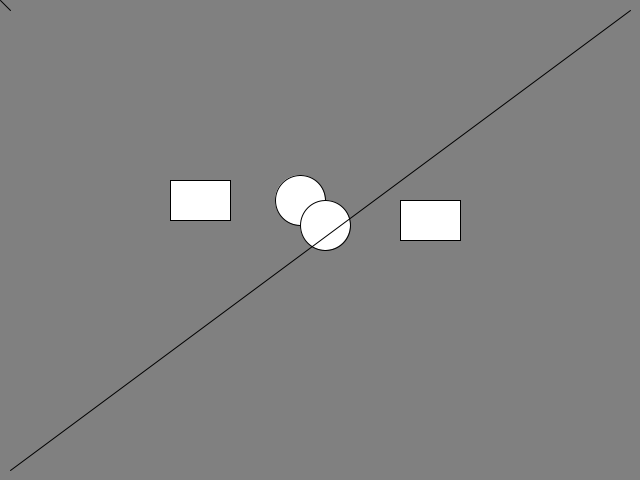
Frame 1 (no input)
Frame 60 (the mouse pressed at the canvas centre just before this capture): identical to frame 1, image omitted
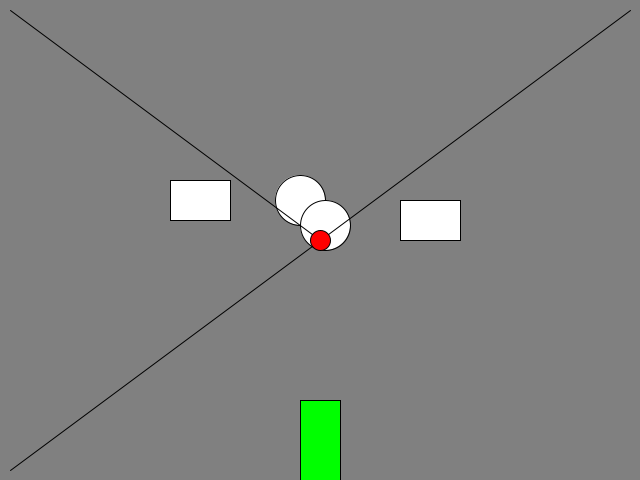
Frame 120 (the mouse held since frame 60 and released just before this capture)

The Processing sketch that drew these frames (run headless with seeded random() and noise(); from frame 60 on, the mouse is pressed at the canvas centre):

// Processing sketch: CircleIntersection
// ── CircleIntersection.pde
private float _dt, _lt;
public ArrayList<Shape> shapes;

public Circle circ1, circ2;
public Box box1, box2;
public Line line1, line2;
public MultiBox player;

public PVector lineIntersectPoint;

public void setup(){
  size(640, 480);

  shapes = new ArrayList<Shape>();

  circ1 = new Circle(300, 200, 50);
  circ2 = new Circle(325, 225, 50);

  box1 = new Box(200, 200, 60, 40);
  box2 = new Box(430, 220, 60, 40);

  line1 = new Line(10, 10, width - 10, height - 10);
  line2 = new Line(width - 10, 10, 10, height - 10);

  player = new MultiBox(-400, -400, 40, 80);

  lineIntersectPoint = new PVector(0, 0);

  shapes.add(circ1);
  shapes.add(circ2);

  shapes.add(box1);
  shapes.add(box2);

  shapes.add(line1);
  shapes.add(line2);

  shapes.add(player);
}

public void draw(){
  fill(255, 255, 255);

  tickDeltaTime();
  background(128);

  line1.dest.x = mouseX;
  line1.dest.y = mouseY;

  for(int i = 0; i < shapes.size(); i++){
    if(shapes.get(i) instanceof MultiBox){
      fill(0, 255, 0);
    }
    else{
      fill(255, 255, 255);
    }
    shapes.get(i).update(_dt);
  }

  for(int i = 0; i < shapes.size(); i++){
    if(shapes.get(i) instanceof MultiBox){
      for(int j = 0; j < shapes.size(); j++){
        if(shapes.get(j) instanceof Box){
          if(((Box)shapes.get(j)).intersectsMultiBox(((MultiBox)shapes.get(i)))){
            //shapes.get(i).pos.x = shapes.get(j).pos.x;
            shapes.get(i).pos.y = shapes.get(j).pos.y - ((MultiBox)shapes.get(i)).center.size.y/2 - ((Box)shapes.get(j)).size.y/2;
            ((MultiBox)shapes.get(i)).v.y = 0;
          }
        }
      }
    }
  }

  //println(circ1.intersectsCircle(circ2));
  //println(box1.intersectsBox(box2));
  //println(line1.intersectsLine(line2));
  //println("onGround: " + player.onGround(box1));
  //println("inGround: " + player.inGround(box1));

  Intersection intersection = line1.intersectsLine(line2);
  if(intersection.intersected){

    //print("Intersected at ["+intersection.pos.x+","+intersection.pos.y+"]\n");

    lineIntersectPoint.x = intersection.pos.x;
    lineIntersectPoint.y = intersection.pos.y;

    fill(255, 0, 0);
    ellipse(lineIntersectPoint.x, lineIntersectPoint.y, 20, 20);
  }
  else{
    //print("No intersection!\n");
  }
}

public void tickDeltaTime(){
  _dt = (millis() - _lt) * 0.001;
  _lt = millis();
}

public void mousePressed(){
  player.pos.x = mouseX;
  player.pos.y = mouseY;
}

// ── Box.pde
public class Box extends Shape{
  public PVector size;

  public Box(float x, float y, float w, float h){
    super(x, y);

    size = new PVector(w, h);
  }

  public void update(float dt){
    super.update(dt);
    rectMode(CENTER);
    rect(pos.x, pos.y, size.x, size.y);
  }

  public boolean intersectsBox(Box other){
    return !(
      other.minX() > maxX() ||
      other.maxX() < minX() ||
      other.maxY() < minY() ||
      other.minY() > maxY()
    );
  }

  public boolean intersectsMultiBox(MultiBox other){
    return !(
      other.minX() > maxX() ||
      other.maxX() < minX() ||
      other.maxY() < minY() ||
      other.minY() > maxY()
    );
  }

  public float maxX(){
    return pos.x + size.x * 0.5;
  }

  public float maxY(){
    return pos.y + size.y * 0.5;
  }

  public float minX(){
    return pos.x - size.x * 0.5;
  }

  public float minY(){
    return pos.y - size.y * 0.5;
  }
}

// ── Circle.pde
public class Circle extends Shape{
  public float r;

  public Circle(float x, float y, float d){
    super(x, y);

    this.r = d * 0.5;
  }

  public void update(float dt){
    super.update(dt);
    ellipse(pos.x, pos.y, r * 2, r * 2);
  }

  public boolean intersectsCircle(Circle other){
    return dist(pos.x, pos.y, other.pos.x, other.pos.y) < r + other.r;
  }

  public boolean intersectsMultiBox(MultiBox other){
    if(!(
      other.minX() > pos.x+r ||
      other.maxX() < pos.x-r ||
      other.maxY() < pos.y-r ||
      other.minY() > pos.y+r
    )){
      enabled = false;
      return true;
    }
    else{
      return false;
    }
  }
}

// ── GoodStuff.pde
//Repetition av OOP
//  public, private, protected
//  class, interface
//  extends, implements
//  static, abstract, final

//Array och ArrayList<>

//Kollision
//  Real world, molecules push objects away 
//    from each other

//  Very basic geometry
//    Circle: radius
//    Rectangle: intersection of bounds
//    Line: intersection of lines
//    Line/Plane: intersection of line and plane

//  Vertice based geometry
//    Intersection of edges
//    3D Concave/Convex issue

//  Pixel collision
//    Per pixel check, Bitmap
//    Height Maps
//    Collision boxes

//  Optimization required
//    Bounding boxes, Quadtrees, Octrees

//1.Koda om linjekollisionen så att den returnerar positionen där de korsar varandra
//   http://processingjs.org/learning/custom/intersect/
//2.Förse multikollisionen objektet med rörelse och gravitation
//3.Låt in-kollision leda till att positionen korrigeras så att multikollisionsobjektet alltid
//    hamnar ovanpå "plattformarna" och fall stängs av
//4.Implementera att avsaknad av on-kollision leder till att multikollision börjar falla igen
//*5.Implementera möjlighet för multikollisionsobjetet att gå höger och vänster och "hoppa"
//*6.Implementera att kollision mellan multikollisionsobjektet och cirklar tar bort cirklarna
// ── Input.pde
boolean moveLeft;
boolean moveRight;
boolean moveUp;
boolean moveDown;
boolean jump;

void keyPressed(){

  if(key == CODED){
    if(keyCode == RIGHT){
      moveRight = true;
    }
    else if(keyCode == LEFT){
      moveLeft = true;
    }
    else if(keyCode == UP){
      moveUp = true;
    }
    else if(keyCode == DOWN){
      moveDown = true;
    }
    else if(keyCode == CONTROL){
      //print("Pressed alt\n");
      jump = true;
    }
  }

  if(key == 'w' || key == 'W'){
    moveUp = true;
  }
  if(key == 's' || key == 'S'){
    moveDown = true;
  }
  if(key == 'd' || key == 'D'){
    moveRight = true;
  }
  if(key == 'a' || key == 'A'){
    moveLeft = true;
  }
}

void keyReleased(){
  if(key == CODED){
    if(keyCode == RIGHT){
      moveRight = false;
    }
    else if(keyCode == LEFT){
      moveLeft = false;
    }
    else if(keyCode == UP){
      moveUp = false;
    }
    else if(keyCode == DOWN){
      moveDown = false;
    }
    else if(keyCode == CONTROL){
      jump = false;
    }
  }

  if(key == 'w' || key == 'W'){
    moveUp = false;
  }
  if(key == 's' || key == 'S'){
    moveDown = false;
  }
  if(key == 'd' || key == 'D'){
    moveRight = false;
  }
  if(key == 'a' || key == 'A'){
    moveLeft = false;
  }
}

float getAxisRaw(String axis){

  if(axis == "Horizontal"){
    if(moveLeft && moveRight){
      return 0;
    }
    if(moveLeft){
      return -1;
    }
    if(moveRight){
      return 1;
    }
  }
  else if(axis == "Vertical"){
    if(moveUp && moveDown){
      return 0;
    }
    if(moveUp){
      return -1;
    }
    if(moveDown){
      return 1;
    }
  }
  else{
    print("Input error: Invalid axis\n");
  }

  return 0;
}

// ── Intersection.pde
class Intersection{
  public boolean intersected;
  public PVector pos;

  public Intersection(){
    intersected = false;
    pos = new PVector(0, 0);
  }

  public Intersection(boolean intersected, PVector pos){
    this.intersected = intersected;
    this.pos = pos;
  }
}

// ── Line.pde
//http://processingjs.org/learning/custom/intersect/
public class Line extends Shape{
  public PVector dest;

  public Line(float x, float y, float x2, float y2){
    super(x, y);

    dest = new PVector(x2, y2);
  }

  public void update(float dt){
    super.update(dt);
    line(pos.x, pos.y, dest.x, dest.y);
  }

  public Intersection intersectsLine(Line other){
    Intersection intersection = new Intersection();

    //Compute own lines in standard form a, b, c
    float a1 = dest.y - pos.y;
    float b1 = pos.x - dest.x;
    float c1 = (dest.x * pos.y) - (pos.x * dest.y);

    //Compute r3 and r4.
    float r3 = ((a1 * other.pos.x) + (b1 * other.pos.y) + c1);
    float r4 = ((a1 * other.dest.x) + (b1 * other.dest.y) + c1);

    //Check if r3 and r4 both lie on same side of second line segment
    if ((r3 != 0) && (r4 != 0) && sameSign(r3, r4)){
      intersection.intersected = false;
      return intersection;
    }

    //Compute other lines a, b, c
    float a2 = other.dest.y - other.pos.y;
    float b2 = other.pos.x - other.dest.x;
    float c2 = (other.dest.x * other.pos.y) - (other.pos.x * other.dest.y);

    //Compute r1 and r2
    float r1 = ((a2 * pos.x) + (b2 * pos.y) + c2);
    float r2 = ((a2 * dest.x) + (b2 * dest.y) + c2);

    //Check if r1 and r2 both lie on same side of second line segment
    if ((r1 != 0) && (r2 != 0) && (sameSign(r1, r2))){
      intersection.intersected = false;
      return intersection;
    }

    //Denominator is 0, collinear och parallel
    if ((a1 * b2) - (a2 * b1) == 0) {
      intersection.intersected = false;
      return intersection;
    }

    //If at this point, do intersect

    float denom = (a1 * b2) - (a2 * b1);
    float offset;

    if(denom < 0){
      offset = -denom / 2;
    }
    else{
      offset = denom / 2;
    }

    float n = (b1 * c2) - (b2 * c1);
    if(n < 0){
      intersection.pos.x = (n - offset) / denom;
    }
    else{
      intersection.pos.x = (n + offset) / denom;
    }

    n = (a2 * c1) - (a1 * c2);
    if(n < 0){
      intersection.pos.y = (n - offset) / denom;
    }
    else{
      intersection.pos.y = (n + offset) / denom;
    }

    //It did intersect
    intersection.intersected = true;
    return intersection;
  }

  //Help function for checking if a and b have same sign
  boolean sameSign(float a, float b){
    return ((a * b) >= 0);
  }
}

// ── MultiBox.pde
public class MultiBox extends Shape{
  public Box center;
  public Box inLeft, inRight, inTop, inBot;
  public Box onLeft, onRight, onTop, onBot;

  PVector a;
  PVector v;
  PVector vMax;

  boolean isJumping;

  public MultiBox(float x, float y, float w, float h){
    super(x, y);

    center = new Box(x, y, w, h);

    inLeft = new Box(x - w * 0.5 + 2, y, 2, 10);
    inRight = new Box(x + w * 0.5 - 2, y, 2, 10);
    inTop = new Box(x, y - h * 0.5 + 2, 10, 2);
    inBot = new Box(x, y + h * 0.5 - 2, 10, 2);

    onLeft = new Box(x - w * 0.5 - 1, y, 2, 10);
    onRight = new Box(x + w * 0.5 + 1, y, 2, 10);
    onTop = new Box(x, y - h * 0.5 - 1, 10, 2);
    onBot = new Box(x, y + h * 0.5 + 1, 10, 2);

    a = new PVector(18, 9);
    v = new PVector(0, 0);
    vMax = new PVector (5, 5);

    isJumping = false;
  }

  public void update(float dt){
    super.update(dt);

    //v.y += a.y / 60;
    if(v.y > vMax.y){
      v.y = vMax.y;
    }
    else if(v.y < -vMax.y){
      v.y = -vMax.y;
    }

    if(v.x > 0.1){
      v.x -= a.x/1.4/60;
    }
    else if(v.x < -0.1){
      v.x += a.x/1.4/60;
    }
    else{
      v.x = 0;
    }

    if(moveRight){
        v.x += a.x / 60;
        if(v.x > vMax.x){
          v.x = vMax.x;
        }
    }
    if(moveLeft){
      v.x -= a.x / 60;
      if(v.x < -vMax.x){
        v.x = -vMax.x;
      }
    }

    //print(v.y + "\n");
    if(v.y == 0){
      if(jump){
        //print("Jumping! " + v.y + "\n");
        v.y = -10;
      }
    }

    v.y += a.y / 60;

    pos.y += v.y / 1;
    pos.x += v.x / 1;

    if(pos.y > height - center.size.y/2){
      pos.y = height - center.size.y/2;
      v.y = 0;
    }

    rectMode(CENTER);
    rect(pos.x, pos.y, center.size.x, center.size.y);
  }

  public boolean inGround(Box other){
    return inBot.intersectsBox(other);
  }

  public boolean onGround(Box other){
    return onBot.intersectsBox(other);
  }

  public float maxX(){
    return pos.x + center.size.x * 0.5;
  }

  public float maxY(){
    return pos.y + center.size.y * 0.5;
  }

  public float minX(){
    return pos.x - center.size.x * 0.5;
  }

  public float minY(){
    return pos.y - center.size.y * 0.5;
  }
}

// ── Shape.pde
public abstract class Shape{
  boolean enabled = true;
  public PVector pos;

  public Shape(float x, float y){
    pos = new PVector(x, y);
  }

  public void update(float dt){
  }
}
